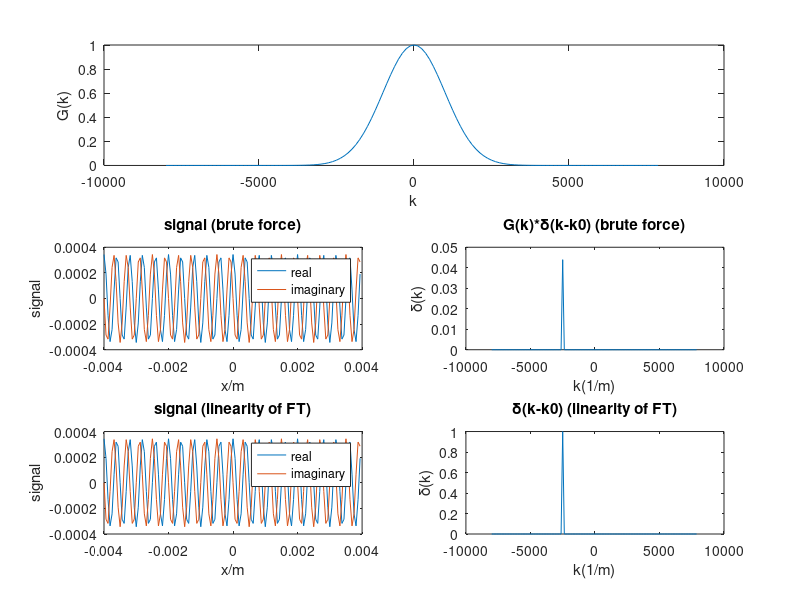

The MATLAB source for this figure:
clear all 
close all

h=figure;
set(h, 'Units', 'Normalized', 'OuterPosition', [0 0 1 1]);

%Defining the gaussian function G(k)
k=linspace(-8000,8000-125,128);
for i = 1:128
    Gk = exp(-(k.^2)./(2.*(1000.^2)));
end
subplot(3,2,1:2)
plot(k,Gk)
xlabel('k')
ylabel('G(k)')

k0=-2500;
index=(k0./125)+65;

%Brute force
delta_k=zeros(1,128);
Gk_del=zeros(1,128);
delta_k(index)=1;
Gk_del(index)=Gk(index).*delta_k(index);
x=linspace(-0.004,0.004-(2.*(0.004./128)),128);
brute_sig=ifftshift(ifft(fftshift(Gk_del)));
subplot(3,2,3)
plot(x,real(brute_sig))
hold on
plot(x,imag(brute_sig))
legend('real','imaginary')
xlabel('x/m')
ylabel('signal')
title('signal (brute force)')
subplot(3,2,4)
plot(k,Gk_del)
ylabel('\delta(k)')
xlabel('k(1/m)')
title('G(k)*\delta(k-k0) (brute force)')

%Linearity of fourier transform idea
delta_k1=zeros(1,128);
delta_k1(index)=1;
linearity_sig=ifftshift(ifft(fftshift(delta_k1)));
for i = 1:128
    linearity_sig(i)=Gk(index).*linearity_sig(i);
end
subplot(3,2,5)
plot(x,real(linearity_sig))
hold on
plot(x,imag(linearity_sig))
legend('real','imaginary')
xlabel('x/m')
ylabel('signal')
title('signal (linearity of FT)')
subplot(3,2,6)
plot(k,delta_k1)
ylabel('\delta(k)')
xlabel('k(1/m)')
title('\delta(k-k0) (linearity of FT)')





% %Defining delta(k-k0)
% delta_k=zeros(1,128);
% delta_k(65:65)=1;
% 
% %Defining G(k)delta(k-k0)
% G_k_delta=zeros(1,128);
% for i = 1:128
%     G_k_delta(i)=Gk(i).*delta_k(i);
% end
% 
% %Defining G(k0)
% %2D because G(k0) is the gaussian graph centred at each of the 128 values
% %of k.
% Gk0=zeros(128);
% for i = 1:128
%     k0(i)=k(i);
%     for p = 1:128
%         Gk0(i,p) = exp((-(k(p)-k0(i)).^2)./(2.*(1000.^2)));
%     end
% end
% 
% %Defining G(k0)delta(k-k0)  
% %The value of g(k0) is the peak for each value of k0
% G_k0_delta=zeros(1,128);
% for i = 1:128
%     G_k0_delta(i)=Gk0(i,i).*delta_k(i);
% end